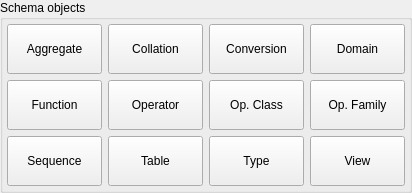
       <widget class="QGroupBox" name="sch_objs_grp">
        <property name="title">
         <string>Schema objects</string>
        </property>
        <layout class="QGridLayout" name="gridLayout_8">
         <property name="leftMargin">
          <number>4</number>
         </property>
         <property name="topMargin">
          <number>4</number>
         </property>
         <property name="rightMargin">
          <number>4</number>
         </property>
         <property name="bottomMargin">
          <number>4</number>
         </property>
         <item row="0" column="0">
          <widget class="QWidget" name="sch_objs_btns_wgt" native="true">
           <property name="sizePolicy">
            <sizepolicy hsizetype="Preferred" vsizetype="Fixed">
             <horstretch>0</horstretch>
             <verstretch>0</verstretch>
            </sizepolicy>
           </property>
           <layout class="QGridLayout" name="gridLayout">
            <property name="leftMargin">
             <number>0</number>
            </property>
            <property name="topMargin">
             <number>0</number>
            </property>
            <property name="rightMargin">
             <number>0</number>
            </property>
            <property name="bottomMargin">
             <number>0</number>
            </property>
            <property name="spacing">
             <number>6</number>
            </property>
            <item row="2" column="4">
             <widget class="QToolButton" name="type_tb">
              <property name="sizePolicy">
               <sizepolicy hsizetype="Preferred" vsizetype="Fixed">
                <horstretch>0</horstretch>
                <verstretch>0</verstretch>
               </sizepolicy>
              </property>
              <property name="minimumSize">
               <size>
                <width>95</width>
                <height>50</height>
               </size>
              </property>
              <property name="font">
               <font>
                <weight>50</weight>
                <bold>false</bold>
               </font>
              </property>
              <property name="focusPolicy">
               <enum>Qt::StrongFocus</enum>
              </property>
              <property name="text">
               <string>Type</string>
              </property>
              <property name="icon">
               <iconset resource="../res/resources.qrc">
                <normaloff>:/icones/icones/usertype.png</normaloff>:/icones/icones/usertype.png</iconset>
              </property>
              <property name="iconSize">
               <size>
                <width>32</width>
                <height>32</height>
               </size>
              </property>
              <property name="popupMode">
               <enum>QToolButton::InstantPopup</enum>
              </property>
              <property name="toolButtonStyle">
               <enum>Qt::ToolButtonTextUnderIcon</enum>
              </property>
             </widget>
            </item>
            <item row="0" column="4">
             <widget class="QToolButton" name="conversion_tb">
              <property name="sizePolicy">
               <sizepolicy hsizetype="Preferred" vsizetype="Fixed">
                <horstretch>0</horstretch>
                <verstretch>0</verstretch>
               </sizepolicy>
              </property>
              <property name="minimumSize">
               <size>
                <width>95</width>
                <height>50</height>
               </size>
              </property>
              <property name="font">
               <font>
                <weight>50</weight>
                <bold>false</bold>
               </font>
              </property>
              <property name="focusPolicy">
               <enum>Qt::NoFocus</enum>
              </property>
              <property name="text">
               <string>Conversion</string>
              </property>
              <property name="icon">
               <iconset resource="../res/resources.qrc">
                <normaloff>:/icones/icones/conversion.png</normaloff>:/icones/icones/conversion.png</iconset>
              </property>
              <property name="iconSize">
               <size>
                <width>32</width>
                <height>32</height>
               </size>
              </property>
              <property name="popupMode">
               <enum>QToolButton::InstantPopup</enum>
              </property>
              <property name="toolButtonStyle">
               <enum>Qt::ToolButtonTextUnderIcon</enum>
              </property>
             </widget>
            </item>
            <item row="0" column="0">
             <widget class="QToolButton" name="aggregate_tb">
              <property name="sizePolicy">
               <sizepolicy hsizetype="Preferred" vsizetype="Fixed">
                <horstretch>0</horstretch>
                <verstretch>0</verstretch>
               </sizepolicy>
              </property>
              <property name="minimumSize">
               <size>
                <width>95</width>
                <height>50</height>
               </size>
              </property>
              <property name="font">
               <font>
                <weight>50</weight>
                <bold>false</bold>
               </font>
              </property>
              <property name="focusPolicy">
               <enum>Qt::NoFocus</enum>
              </property>
              <property name="text">
               <string>Aggregate</string>
              </property>
              <property name="icon">
               <iconset resource="../res/resources.qrc">
                <normaloff>:/icones/icones/aggregate.png</normaloff>:/icones/icones/aggregate.png</iconset>
              </property>
              <property name="iconSize">
               <size>
                <width>32</width>
                <height>32</height>
               </size>
              </property>
              <property name="popupMode">
               <enum>QToolButton::InstantPopup</enum>
              </property>
              <property name="toolButtonStyle">
               <enum>Qt::ToolButtonTextUnderIcon</enum>
              </property>
             </widget>
            </item>
            <item row="1" column="2">
             <widget class="QToolButton" name="operator_tb">
              <property name="sizePolicy">
               <sizepolicy hsizetype="Preferred" vsizetype="Fixed">
                <horstretch>0</horstretch>
                <verstretch>0</verstretch>
               </sizepolicy>
              </property>
              <property name="minimumSize">
               <size>
                <width>95</width>
                <height>50</height>
               </size>
              </property>
              <property name="font">
               <font>
                <weight>50</weight>
                <bold>false</bold>
               </font>
              </property>
              <property name="focusPolicy">
               <enum>Qt::NoFocus</enum>
              </property>
              <property name="text">
               <string>Operator</string>
              </property>
              <property name="icon">
               <iconset resource="../res/resources.qrc">
                <normaloff>:/icones/icones/operator.png</normaloff>:/icones/icones/operator.png</iconset>
              </property>
              <property name="iconSize">
               <size>
                <width>32</width>
                <height>32</height>
               </size>
              </property>
              <property name="popupMode">
               <enum>QToolButton::InstantPopup</enum>
              </property>
              <property name="toolButtonStyle">
               <enum>Qt::ToolButtonTextUnderIcon</enum>
              </property>
             </widget>
            </item>
            <item row="0" column="5">
             <widget class="QToolButton" name="domain_tb">
              <property name="sizePolicy">
               <sizepolicy hsizetype="Preferred" vsizetype="Fixed">
                <horstretch>0</horstretch>
                <verstretch>0</verstretch>
               </sizepolicy>
              </property>
              <property name="minimumSize">
               <size>
                <width>95</width>
                <height>50</height>
               </size>
              </property>
              <property name="font">
               <font>
                <weight>50</weight>
                <bold>false</bold>
               </font>
              </property>
              <property name="focusPolicy">
               <enum>Qt::NoFocus</enum>
              </property>
              <property name="text">
               <string>Domain</string>
              </property>
              <property name="icon">
               <iconset resource="../res/resources.qrc">
                <normaloff>:/icones/icones/domain.png</normaloff>:/icones/icones/domain.png</iconset>
              </property>
              <property name="iconSize">
               <size>
                <width>32</width>
                <height>32</height>
               </size>
              </property>
              <property name="popupMode">
               <enum>QToolButton::InstantPopup</enum>
              </property>
              <property name="toolButtonStyle">
               <enum>Qt::ToolButtonTextUnderIcon</enum>
              </property>
             </widget>
            </item>
            <item row="0" column="2">
             <widget class="QToolButton" name="collation_tb">
              <property name="sizePolicy">
               <sizepolicy hsizetype="Preferred" vsizetype="Fixed">
                <horstretch>0</horstretch>
                <verstretch>0</verstretch>
               </sizepolicy>
              </property>
              <property name="minimumSize">
               <size>
                <width>95</width>
                <height>50</height>
               </size>
              </property>
              <property name="font">
               <font>
                <weight>50</weight>
                <bold>false</bold>
               </font>
              </property>
              <property name="focusPolicy">
               <enum>Qt::NoFocus</enum>
              </property>
              <property name="text">
               <string>Collation</string>
              </property>
              <property name="icon">
               <iconset resource="../res/resources.qrc">
                <normaloff>:/icones/icones/collation.png</normaloff>:/icones/icones/collation.png</iconset>
              </property>
              <property name="iconSize">
               <size>
                <width>32</width>
                <height>32</height>
               </size>
              </property>
              <property name="popupMode">
               <enum>QToolButton::InstantPopup</enum>
              </property>
              <property name="toolButtonStyle">
               <enum>Qt::ToolButtonTextUnderIcon</enum>
              </property>
             </widget>
            </item>
            <item row="2" column="0">
             <widget class="QToolButton" name="sequence_tb">
              <property name="sizePolicy">
               <sizepolicy hsizetype="Preferred" vsizetype="Fixed">
                <horstretch>0</horstretch>
                <verstretch>0</verstretch>
               </sizepolicy>
              </property>
              <property name="minimumSize">
               <size>
                <width>95</width>
                <height>50</height>
               </size>
              </property>
              <property name="font">
               <font>
                <weight>50</weight>
                <bold>false</bold>
               </font>
              </property>
              <property name="focusPolicy">
               <enum>Qt::NoFocus</enum>
              </property>
              <property name="text">
               <string>Sequence</string>
              </property>
              <property name="icon">
               <iconset resource="../res/resources.qrc">
                <normaloff>:/icones/icones/sequence.png</normaloff>:/icones/icones/sequence.png</iconset>
              </property>
              <property name="iconSize">
               <size>
                <width>32</width>
                <height>32</height>
               </size>
              </property>
              <property name="popupMode">
               <enum>QToolButton::InstantPopup</enum>
              </property>
              <property name="toolButtonStyle">
               <enum>Qt::ToolButtonTextUnderIcon</enum>
              </property>
             </widget>
            </item>
            <item row="1" column="5">
             <widget class="QToolButton" name="opfamily_tb">
              <property name="sizePolicy">
               <sizepolicy hsizetype="Preferred" vsizetype="Fixed">
                <horstretch>0</horstretch>
                <verstretch>0</verstretch>
               </sizepolicy>
              </property>
              <property name="minimumSize">
               <size>
                <width>95</width>
                <height>50</height>
               </size>
              </property>
              <property name="font">
               <font>
                <weight>50</weight>
                <bold>false</bold>
               </font>
              </property>
              <property name="focusPolicy">
               <enum>Qt::NoFocus</enum>
              </property>
              <property name="text">
               <string>Op. Family</string>
              </property>
              <property name="icon">
               <iconset resource="../res/resources.qrc">
                <normaloff>:/icones/icones/opfamily.png</normaloff>:/icones/icones/opfamily.png</iconset>
              </property>
              <property name="iconSize">
               <size>
                <width>32</width>
                <height>32</height>
               </size>
              </property>
              <property name="popupMode">
               <enum>QToolButton::InstantPopup</enum>
              </property>
              <property name="toolButtonStyle">
               <enum>Qt::ToolButtonTextUnderIcon</enum>
              </property>
             </widget>
            </item>
            <item row="2" column="2">
             <widget class="QToolButton" name="table_tb">
              <property name="sizePolicy">
               <sizepolicy hsizetype="Preferred" vsizetype="Fixed">
                <horstretch>0</horstretch>
                <verstretch>0</verstretch>
               </sizepolicy>
              </property>
              <property name="minimumSize">
               <size>
                <width>95</width>
                <height>50</height>
               </size>
              </property>
              <property name="font">
               <font>
                <weight>50</weight>
                <bold>false</bold>
               </font>
              </property>
              <property name="focusPolicy">
               <enum>Qt::NoFocus</enum>
              </property>
              <property name="text">
               <string>Table</string>
              </property>
              <property name="icon">
               <iconset resource="../res/resources.qrc">
                <normaloff>:/icones/icones/table.png</normaloff>:/icones/icones/table.png</iconset>
              </property>
              <property name="iconSize">
               <size>
                <width>32</width>
                <height>32</height>
               </size>
              </property>
              <property name="popupMode">
               <enum>QToolButton::InstantPopup</enum>
              </property>
              <property name="toolButtonStyle">
               <enum>Qt::ToolButtonTextUnderIcon</enum>
              </property>
             </widget>
            </item>
            <item row="1" column="0">
             <widget class="QToolButton" name="function_tb">
              <property name="sizePolicy">
               <sizepolicy hsizetype="Preferred" vsizetype="Fixed">
                <horstretch>0</horstretch>
                <verstretch>0</verstretch>
               </sizepolicy>
              </property>
              <property name="minimumSize">
               <size>
                <width>95</width>
                <height>50</height>
               </size>
              </property>
              <property name="font">
               <font>
                <weight>50</weight>
                <bold>false</bold>
               </font>
              </property>
              <property name="focusPolicy">
               <enum>Qt::NoFocus</enum>
              </property>
              <property name="text">
               <string>Function</string>
              </property>
              <property name="icon">
               <iconset resource="../res/resources.qrc">
                <normaloff>:/icones/icones/function.png</normaloff>:/icones/icones/function.png</iconset>
              </property>
              <property name="iconSize">
               <size>
                <width>32</width>
                <height>32</height>
               </size>
              </property>
              <property name="popupMode">
               <enum>QToolButton::InstantPopup</enum>
              </property>
              <property name="toolButtonStyle">
               <enum>Qt::ToolButtonTextUnderIcon</enum>
              </property>
             </widget>
            </item>
            <item row="2" column="5">
             <widget class="QToolButton" name="view_tb">
              <property name="sizePolicy">
               <sizepolicy hsizetype="Preferred" vsizetype="Fixed">
                <horstretch>0</horstretch>
                <verstretch>0</verstretch>
               </sizepolicy>
              </property>
              <property name="minimumSize">
               <size>
                <width>95</width>
                <height>50</height>
               </size>
              </property>
              <property name="font">
               <font>
                <weight>50</weight>
                <bold>false</bold>
               </font>
              </property>
              <property name="focusPolicy">
               <enum>Qt::NoFocus</enum>
              </property>
              <property name="text">
               <string>View</string>
              </property>
              <property name="icon">
               <iconset resource="../res/resources.qrc">
                <normaloff>:/icones/icones/view.png</normaloff>:/icones/icones/view.png</iconset>
              </property>
              <property name="iconSize">
               <size>
                <width>32</width>
                <height>32</height>
               </size>
              </property>
              <property name="popupMode">
               <enum>QToolButton::InstantPopup</enum>
              </property>
              <property name="toolButtonStyle">
               <enum>Qt::ToolButtonTextUnderIcon</enum>
              </property>
             </widget>
            </item>
            <item row="1" column="4">
             <widget class="QToolButton" name="opclass_tb">
              <property name="sizePolicy">
               <sizepolicy hsizetype="Preferred" vsizetype="Fixed">
                <horstretch>0</horstretch>
                <verstretch>0</verstretch>
               </sizepolicy>
              </property>
              <property name="minimumSize">
               <size>
                <width>95</width>
                <height>50</height>
               </size>
              </property>
              <property name="font">
               <font>
                <weight>50</weight>
                <bold>false</bold>
               </font>
              </property>
              <property name="focusPolicy">
               <enum>Qt::NoFocus</enum>
              </property>
              <property name="text">
               <string>Op. Class</string>
              </property>
              <property name="icon">
               <iconset resource="../res/resources.qrc">
                <normaloff>:/icones/icones/opclass.png</normaloff>:/icones/icones/opclass.png</iconset>
              </property>
              <property name="iconSize">
               <size>
                <width>32</width>
                <height>32</height>
               </size>
              </property>
              <property name="popupMode">
               <enum>QToolButton::InstantPopup</enum>
              </property>
              <property name="toolButtonStyle">
               <enum>Qt::ToolButtonTextUnderIcon</enum>
              </property>
             </widget>
            </item>
           </layout>
          </widget>
         </item>
        </layout>
       </widget>
